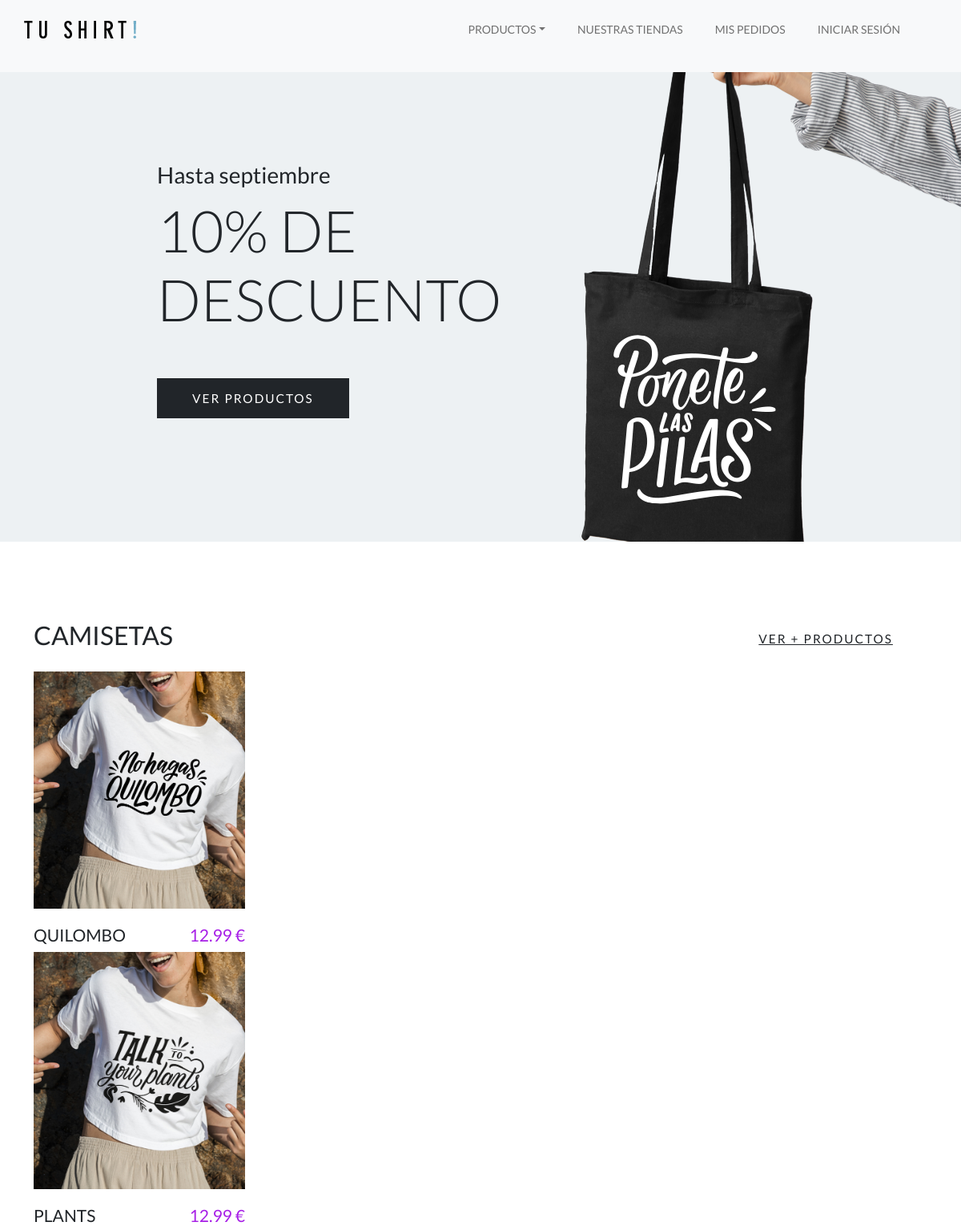
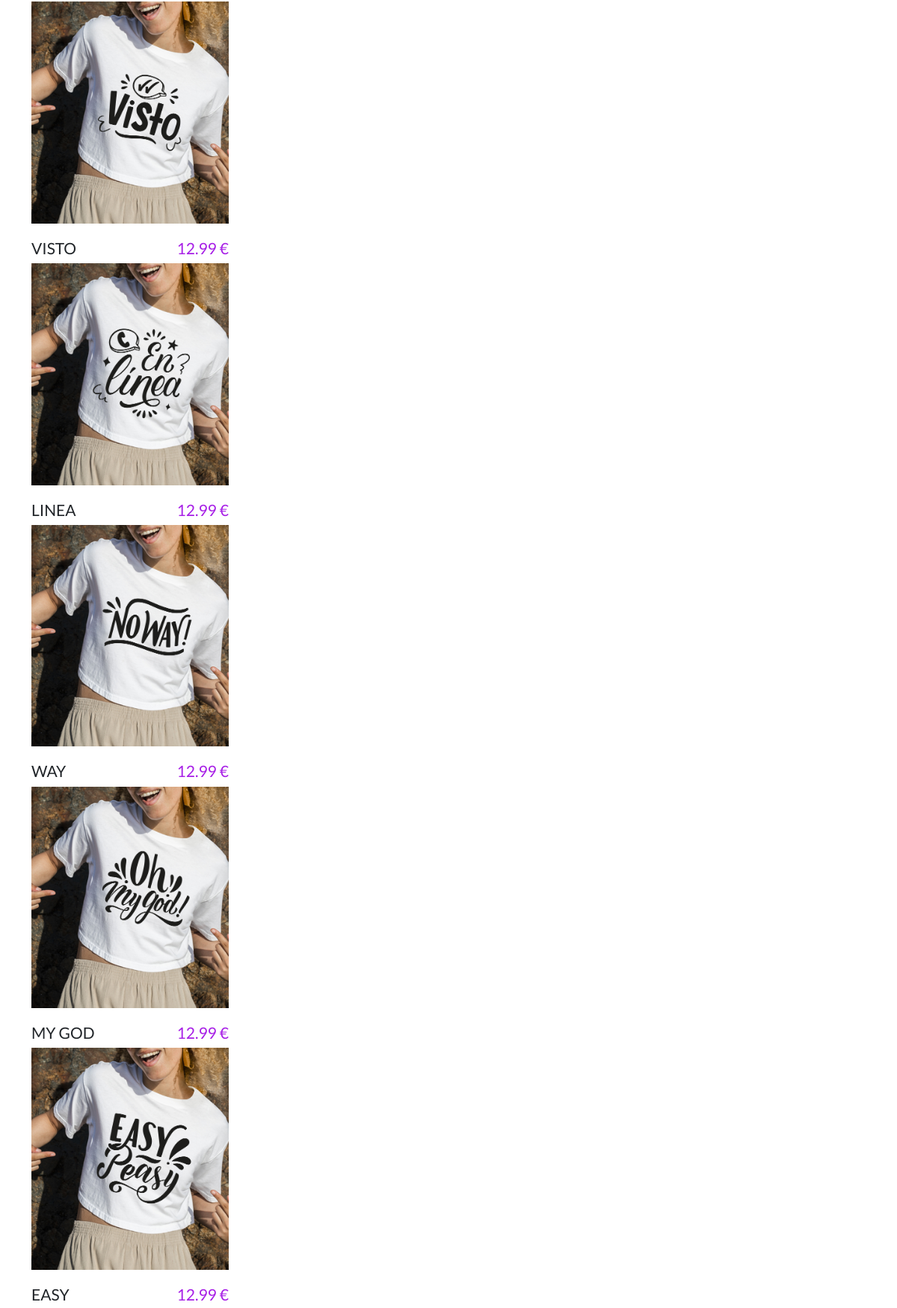
The page / (upper part) on the database its author committed (2 pictures, top to bottom).
### tables this page shows
CREATE TABLE `productos` (
  `prod_id` int(11) NOT NULL,
  `prod_category` int(2) NOT NULL,
  `prod_name` varchar(100) NOT NULL,
  `prod_color` text NOT NULL,
  `prod_price` float(100,2) NOT NULL,
  `prod_photo` varchar(500) NOT NULL,
  `prod_description` text NOT NULL
);

### includes/autoload.models.php (called while the page is built, shortened)
<?php
function myAutoLoadModel($classname){
    $extension = ".php";
    $fromView = "";
    $path = "model/";
    $fullpath = $fromView.$path.$classname.$extension;
    if(!file_exists($fullpath)){
        return false;
    }
}

### includes/autoload.controlers.php (called while the page is built, shortened)
<?php
function myAutoLoadControler($classname){
    $extension = ".php";
    $fromView = "";
    $path = "controller/";
$fullpath = $fromView.$path.$classname.$extension;
}

### model/Connection.php (called while the page is built)
<?php
class Connection
{
    protected function connect()
    {
        try {
            $con = new PDO('mysql:host=localhost:8889;dbname=shirt', 'root', 'root');
            return $con;
        } catch (PDOException $e) {
            return "Error!: " . $e->getMessage() . "<br>";
        }
    }
}

### model/Products.php (called while the page is built, shortened)
<?php
class Products extends Connection
{
    protected function getShirts()
    {
        try {
            $stmt = $this->connect()->prepare("SELECT * FROM productos WHERE prod_category = 0;");
            $results = [];
            if (!$stmt->execute(array())) {
                error_log("Failed to execute query: " . implode(", ", $stmt->errorInfo()));
                $stmt = null;
                return $results;
            }
            if ($stmt->rowCount() > 0) {
                $results = $stmt->fetchAll(PDO::FETCH_ASSOC);
            }
            return $results;
        } catch (PDOException $e) {
            error_log("Database error: " . $e->getMessage());
            return [];
        }
    }
}

### controller/productContr.php (called while the page is built, shortened)
<?php
class productContr extends Products
{
    public function allShirtsList()
    {
        $res = $this->getShirts();
        return $res;
    }
}

### index.php (the view, shortened to what this page needs)
<!DOCTYPE html>
<html>
<head>
  <link rel="stylesheet" type="text/css" href="public/css/bootstrap.min.css" />
  <link
    rel="stylesheet"
    href="https://cdn.jsdelivr.net/npm/swiper@9/swiper-bundle.min.css" />
  <link rel="stylesheet" type="text/css" href="public/css/style.css" />
</head>
<body
  data-bs-smooth-scroll="true"
  tabindex="0">
  <header
    id="header"
    class="site-header header-scrolled fixed-top text-black bg-light">
    <nav id="header-nav" class="navbar navbar-expand-lg px-3 mb-3">
      <div class="container-fluid">
        <a class="navbar-brand" href="index.php">
          <img src="public/assets/images/main-logo.png" class="logo" />
        </a>
        <div
          class="offcanvas offcanvas-end"
          tabindex="-1"
          id="bdNavbar"
          aria-labelledby="bdNavbarOffcanvasLabel">
          <div class="offcanvas-body">
            <ul
              id="navbar"
              class="navbar-nav text-uppercase justify-content-end align-items-center flex-grow-1 pe-3">
              <li class="nav-item dropdown">
                <a class="nav-link me-4 dropdown-toggle link-dark" data-bs-toggle="dropdown" href="#" role="button" aria-expanded="false">Productos</a>
              </li>
              <li class="nav-item">
                <a class="nav-link me-4" href="view/ourshops.php">Nuestras tiendas</a>
              </li>
              <li class="nav-item">
                <a class="nav-link me-4 " href="view/mispedidos.php">Mis pedidos</a>
              </li>
              <?php
              if (isset($_SESSION['username'])): ?>
                <li class="nav-item">
                  <a class="nav-link user-items  ps-2" href="view/profile.php">
                    <?php if (isset($_SESSION['username'])) {
                      echo htmlspecialchars($_SESSION['username']);
                    }; ?>
                    <svg>
                      <use xlink:href="public/assets/icons/icons.svg#user"></use>
                    </svg>
                  </a>
                </li>
                <li class="nav-item">
                  <a class="nav-link user-items ps-2 me-4" href="<?= env::HOSTPATH . 'includes/logout.php' ?>">
                    <svg>
                      <use xlink:href="public/assets/icons/icons.svg#logout"></use>
                    </svg>
                  </a>
                </li>
              <?php else : ?>
                <li class="nav-item">
                  <a class="nav-link me-4" href="<?= env::HOSTPATH . 'view/login.php' ?>">
                    Iniciar sesión
                  </a>
                </li>
              <?php endif; ?>
            </ul>
          </div>
        </div>
      </div>
    </nav>
  </header>
  <section
    id="yearly-sale"
    class="bg-light-blue overflow-hidden mt-5 padding-large"
    style="
        background-image: url('public/assets/images/single-image1.png');
        background-position: right;
        background-repeat: no-repeat;
      ">
    <div class="row d-flex flex-wrap align-items-center">
      <div class="col-md-6 col-sm-12">
        <div class="text-content offset-4 padding-medium">
          <h3>Hasta septiembre</h3>
          <h2 class="display-2 pb-5 text-uppercase text-dark">
            10% de descuento
          </h2>
          <a
            href="view/productstotebags.php"
            class="btn btn-medium btn-dark text-uppercase btn-rounded-none">Ver productos</a>
        </div>
      </div>
    </div>
  </section>
  <section
    id="camisetas"
    class="product-store position-relative padding-large">
    <div class="container">
      <div class="row">
        <div class="display-header d-flex justify-content-between pb-3">
          <h2 class="display-7 text-dark text-uppercase">Camisetas</h2>
          <div class="btn-right">
            <a
              href="view/productscamisetas.php"
              class="btn btn-medium btn-normal text-uppercase">Ver + productos</a>
          </div>
        </div>
        <div class="swiper product-swiper">
          <div class="swiper-wrapper">
            <?php
            require "includes/autoload.models.php";
            require "includes/autoload.controlers.php";
            $objeto3 = new productContr();
            $allShirts = $objeto3->allShirtsList();
            foreach ($allShirts as $index => $shirt): ?>
              <div class="swiper-slide">
                <div class="product-card position-relative">
                  <div class="image-holder">
                    <img
                      src=<?= htmlspecialchars($shirt['prod_photo']); ?>
                      alt="product-item"
                      class="img-fluid" />
                  </div>
                  <div
                    class="card-detail d-flex justify-content-between align-items-baseline pt-3">
                    <h3 class="card-title text-uppercase">
                      <a href="view/productdetail.php?id=<?= htmlspecialchars($shirt['prod_id']); ?>"><?= htmlspecialchars($shirt['prod_name']); ?></a>
                    </h3>
                    <span class="item-price text-primary"><?= htmlspecialchars($shirt['prod_price']); ?> €</span>
                  </div>
                </div>
              </div>
            <?php endforeach; ?>
          </div>
        </div>
      </div>
    </div>
  </section>
</body>
</html>

### public/css/style.css (style rules this page uses)
:root { --accent-color: #717171; --white-color: #fff; --black-color: #000; --gray-color: #f3f3f3; --gray-color-300: #d8d8d8; --gray-color-500: #aeaeae; --gray-color-800: #3a3a3a; --light-gray-color: #d7dddf; --primary-color: #a71fe6; --bs-primary-rgb: 167, 31, 230; --light-color: #f8f9fa; --dark-color: #212529; --light-blue-color: #edf1f3; --navbar-color-color: #131814; --swiper-theme-color: #4a4a4a; --swiper-pagination-color: #4a4a4a; }
:root { --body-font: "Lato", sans-serif; --heading-font: "Jost", sans-serif; }
*, *::before, *::after { -webkit-box-sizing: border-box; -moz-box-sizing: border-box; box-sizing: border-box; }
html { box-sizing: border-box; }
body { font-family: var(--body-font); font-size: 14px; font-weight: 500; line-height: 1.6; margin: 0; }
a { color: var(--dark-color); text-decoration: none; transition: 0.3s color ease-out; }
.bg-light { background: var(--light-color); }
.bg-light-blue { background: var(--light-blue-color); }
.padding-medium { padding-top: 4em; padding-bottom: 4em; }
.padding-large { padding-top: 7em; padding-bottom: 7em; }
h3.card-title, h3.cart-title { font-size: 1.5em; }
.btn.btn-medium { padding: 0.8em 2.8em; font-size: 1.1em; letter-spacing: 2px; }
.btn-rounded-none, .btn-rounded-none::after { border-radius: 0; }
.btn.btn-normal { text-decoration: underline; border: none; }
.btn-right { text-align: right; display: block; }
.site-header { position: fixed; width: 100%; z-index: 1099; transition: background 0.3s ease-out; }
.navbar-nav .nav-item a.nav-link { color: var(--accent-color); }
#header-nav .offcanvas-end { width: 500px; }
.product-card .card-detail span { font-size: 1.5em; }

### rows shown on the page
productos: shows a picture, prod_name "QUILOMBO", prod_price "12.99"
productos: shows a picture, prod_name "PLANTS", prod_price "12.99"
productos: shows a picture, prod_name "VISTO", prod_price "12.99"
productos: shows a picture, prod_name "LINEA", prod_price "12.99"
productos: shows a picture, prod_name "WAY", prod_price "12.99"
productos: shows a picture, prod_name "MY GOD", prod_price "12.99"
productos: shows a picture, prod_name "EASY", prod_price "12.99"
